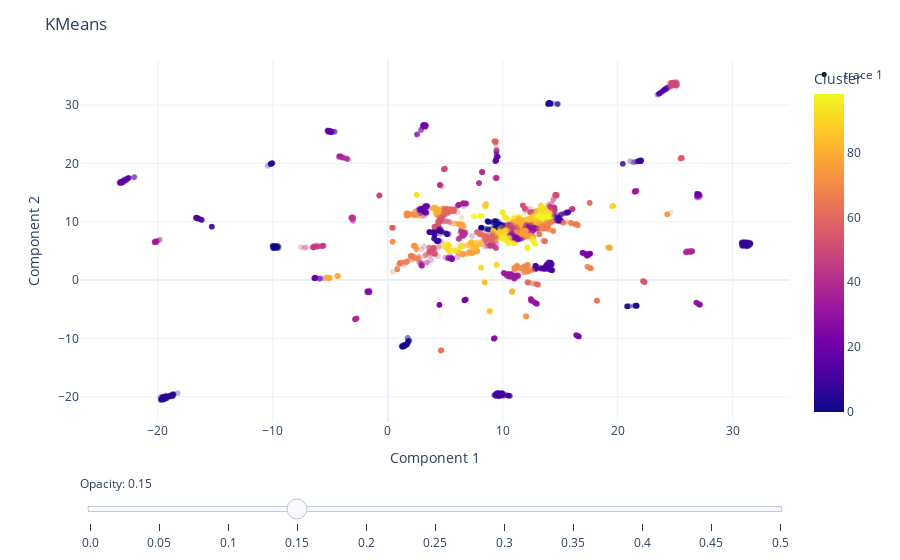

Here is the notebook cell this chart was saved with:
### Code cell
# Plot the training points
fig = px.scatter(
    data_frame = train_df,
    x = "Component 1",
    y = "Component 2",
    color = "Cluster",
    hover_data = ["taxon_id", "Target", "mm_cluster"],
    opacity = 0.3
) 

# Add the test points as a scatter trace
fig.add_trace(
    go.Scatter(
        x=test_df["Component 1"],  # x coordinates
        y=test_df["Component 2"],  # y coordinates
        mode='markers',
        marker=dict(
            color='black',  
            size=5,  
            opacity=1.0 
        ),
        text=test_df["Target"]  # marker hover text
    )
)

# Opacity slider
steps = []
for i in range(11):  # 0 to 1 in steps of 0.1
    step = dict(
        method="restyle",
        args=[{"marker.opacity": [i/20]}, [0]],  # Adjust opacity of the first trace only
        label=str(i/20)
    )
    steps.append(step)
sliders = [dict(
    active=3,  # initial value corresponding to opacity=0.3
    currentvalue={"prefix": "Opacity: "},
    pad={"t": 50},
    steps=steps
)]

fig.update_layout(
    sliders=sliders,
    title="KMeans",
    template="plotly_white",
)

fig.show()

### Figure 1 — Plotly figure (JSON) as saved in the notebook; plotly's stock layout.template omitted (floating-point values rounded to 4 significant figures; data arrays with more than 128 entries replaced by an {"elided": "..."} marker saying what was removed)
{"data": [{"customdata": {"elided": "8432x3 mixed values"}, "hovertemplate": "Component 1=%{x}<br>Component 2=%{y}<br>taxon_id=%{customdata[0]}<br>Target=%{customdata[1]}<br>mm_cluster=%{customdata[2]}<br>Cluster=%{marker.color}<extra></extra>", "legendgroup": "", "marker": {"color": {"elided": "8432 int values"}, "coloraxis": "coloraxis", "opacity": 0.3, "symbol": "circle"}, "mode": "markers", "name": "", "showlegend": false, "type": "scattergl", "x": {"elided": "8432 float values"}, "xaxis": "x", "y": {"elided": "8432 float values"}, "yaxis": "y"}, {"marker": {"color": "black", "opacity": 1, "size": 5}, "mode": "markers", "text": ["unknown", "unknown", "unknown", "unknown", "unknown", "unknown", "unknown", "unknown", "unknown", "unknown", "unknown", "unknown", "unknown", "unknown", "unknown", "unknown", "unknown", "unknown", "unknown", "unknown", "unknown", "unknown", "unknown"], "type": "scatter", "x": [12.05, 13.4, 11.9, 12.09, 12.48, 12.85, 11.95, 12.15, 13.47, 11.93, 12.5, 13.26, 13.79, 11.67, 11.48, 13.33, 11.45, 13.09, 11.75, 11.96, 31.02, 12.25, 13.17], "y": [8.663, 8.893, 8.657, 8.644, 9.296, 8.817, 8.722, 8.721, 9.2, 9.365, 9.229, 9.299, 10.24, 8.633, 8.417, 8.916, 8.503, 9.074, 8.731, 8.816, 6.105, 8.558, 9.147]}], "layout": {"coloraxis": {"colorbar": {"title": {"text": "Cluster"}}, "colorscale": [[0, "#0d0887"], [0.1111, "#46039f"], [0.2222, "#7201a8"], [0.3333, "#9c179e"], [0.4444, "#bd3786"], [0.5556, "#d8576b"], [0.6667, "#ed7953"], [0.7778, "#fb9f3a"], [0.8889, "#fdca26"], [1, "#f0f921"]]}, "legend": {"tracegroupgap": 0}, "margin": {"t": 60}, "sliders": [{"active": 3, "currentvalue": {"prefix": "Opacity: "}, "pad": {"t": 50}, "steps": [{"args": [{"marker.opacity": [0]}, [0]], "label": "0.0", "method": "restyle"}, {"args": [{"marker.opacity": [0.05]}, [0]], "label": "0.05", "method": "restyle"}, {"args": [{"marker.opacity": [0.1]}, [0]], "label": "0.1", "method": "restyle"}, {"args": [{"marker.opacity": [0.15]}, [0]], "label": "0.15", "method": "restyle"}, {"args": [{"marker.opacity": [0.2]}, [0]], "label": "0.2", "method": "restyle"}, {"args": [{"marker.opacity": [0.25]}, [0]], "label": "0.25", "method": "restyle"}, {"args": [{"marker.opacity": [0.3]}, [0]], "label": "0.3", "method": "restyle"}, {"args": [{"marker.opacity": [0.35]}, [0]], "label": "0.35", "method": "restyle"}, {"args": [{"marker.opacity": [0.4]}, [0]], "label": "0.4", "method": "restyle"}, {"args": [{"marker.opacity": [0.45]}, [0]], "label": "0.45", "method": "restyle"}, {"args": [{"marker.opacity": [0.5]}, [0]], "label": "0.5", "method": "restyle"}]}], "title": {"text": "KMeans"}, "xaxis": {"anchor": "y", "domain": [0, 1], "title": {"text": "Component 1"}}, "yaxis": {"anchor": "x", "domain": [0, 1], "title": {"text": "Component 2"}}}}
